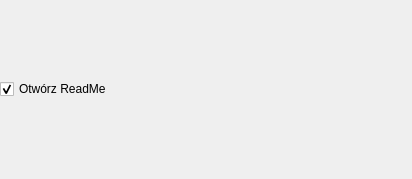
<?xml version="1.0" encoding="UTF-8"?>
<ui version="4.0">
 <class>FinishCheckBoxForm</class>
 <widget class="QWidget" name="FinishCheckBoxForm">
  <property name="geometry">
   <rect>
    <x>0</x>
    <y>0</y>
    <width>412</width>
    <height>179</height>
   </rect>
  </property>
  <layout class="QVBoxLayout" name="verticalLayout">
   <property name="margin">
    <number>0</number>
   </property>
   <item>
    <widget class="QCheckBox" name="readMeCheckBox">
     <property name="text">
      <string>Otwórz ReadMe</string>
     </property>
     <property name="checked">
      <bool>true</bool>
     </property>
     <property name="tristate">
      <bool>false</bool>
     </property>
    </widget>
   </item>
  </layout>
 </widget>
 <resources/>
 <connections/>
</ui>
